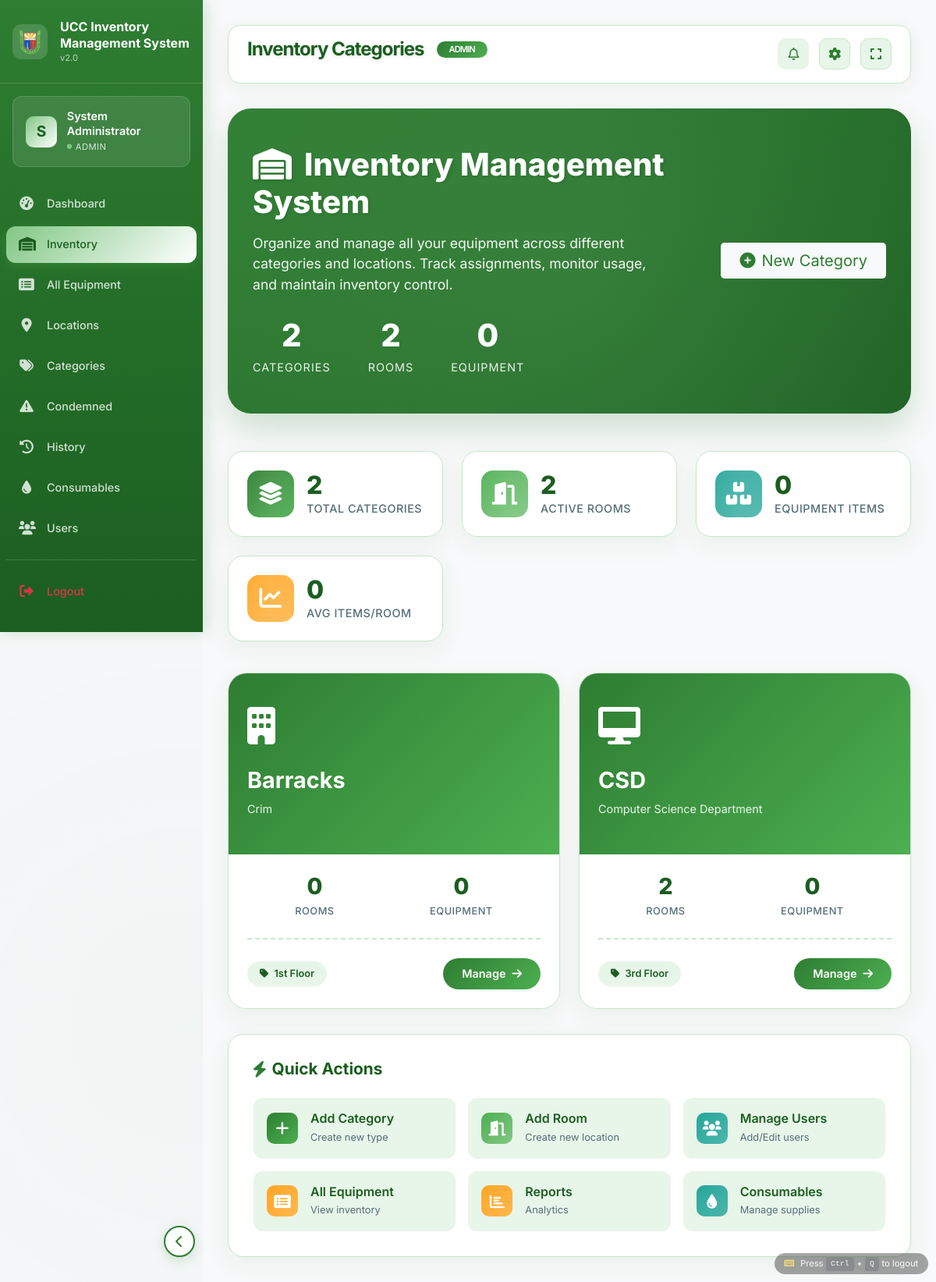
The app's page /admin/inventory_categories.php (signed in) with its own data.
### tables this page shows
CREATE TABLE `location_types` (
  `id` int(11) NOT NULL,
  `type_code` varchar(50) NOT NULL,
  `type_name` varchar(100) NOT NULL,
  `description` text DEFAULT NULL,
  `icon_class` varchar(50) DEFAULT 'fa-building',
  `color_primary` varchar(7) DEFAULT '#008543',
  `color_secondary` varchar(7) DEFAULT '#20c997',
  `equipment_label` varchar(50) DEFAULT 'Equipment',
  `manager_title` varchar(50) DEFAULT 'Manager',
  `is_active` tinyint(1) DEFAULT 1,
  `created_at` timestamp NOT NULL DEFAULT current_timestamp(),
  `updated_at` timestamp NOT NULL DEFAULT current_timestamp() ON UPDATE current_timestamp()
);

### admin/inventory_categories.php (the view, shortened to what this page needs)
<?php
$database = new Database();
$db = $database->getConnection();
$query = "SELECT lt.*,
          COUNT(DISTINCT l.id) as room_count,
          COALESCE(SUM(
              CASE
                  WHEN lt.type_code = 'computer_lab' THEN (SELECT COUNT(*) FROM computer_inventory WHERE location_id = l.id)
                  WHEN lt.type_code = 'kitchen' THEN (SELECT COUNT(*) FROM kitchen_equipment WHERE location_id = l.id)
                  WHEN lt.type_code = 'office' THEN (SELECT COUNT(*) FROM office_equipment WHERE location_id = l.id)
                  WHEN lt.type_code = 'regular_lab' THEN (SELECT COUNT(*) FROM lab_equipment WHERE location_id = l.id)
                  ELSE (SELECT COUNT(*) FROM general_equipment WHERE location_id = l.id)
              END
          ), 0) as total_equipment
          FROM location_types lt
          LEFT JOIN locations l ON lt.id = l.location_type_id OR lt.type_code = l.location_type
          WHERE lt.is_active = 1
          GROUP BY lt.id
          ORDER BY lt.type_name";
$stmt = $db->prepare($query);
$stmt->execute();
$location_types = $stmt->fetchAll(PDO::FETCH_ASSOC);
$total_rooms = array_sum(array_column($location_types, 'room_count'));
$total_equipment = array_sum(array_column($location_types, 'total_equipment'));
include '../includes/header.php';
?>
<div class="inventory-hero">
    <div class="hero-content">
        <div class="row align-items-center">
            <div class="col-lg-8">
                <h1 class="hero-title">
                    <i class="fas fa-warehouse me-3"></i>Inventory Management System
                </h1>
                <p class="hero-subtitle">
                    Organize and manage all your equipment across different categories and locations.
                    Track assignments, monitor usage, and maintain inventory control.
                </p>
                <div class="hero-stats">
                    <div class="hero-stat-item">
                        <span class="hero-stat-number"><?php echo count($location_types); ?></span>
                        <span class="hero-stat-label">Categories</span>
                    </div>
                    <div class="hero-stat-item">
                        <span class="hero-stat-number"><?php echo $total_rooms; ?></span>
                        <span class="hero-stat-label">Rooms</span>
                    </div>
                    <div class="hero-stat-item">
                        <span class="hero-stat-number"><?php echo $total_equipment; ?></span>
                        <span class="hero-stat-label">Equipment</span>
                    </div>
                </div>
            </div>
            <div class="col-lg-4 text-lg-end">
                <a href="location_types.php" class="btn btn-light btn-lg px-4" style="color: var(--ucc-green-primary); border: none;">
                    <i class="fas fa-plus-circle me-2"></i>New Category
                </a>
            </div>
        </div>
    </div>
</div>
<?php if (empty($location_types)): ?>
<div class="empty-state">
    <div class="empty-state-icon">
        <i class="fas fa-box-open"></i>
    </div>
    <h3>No Inventory Categories Found</h3>
    <p>Get started by creating your first inventory category. Categories help you organize different types of equipment and locations.</p>
    <a href="location_types.php" class="btn-create">
        <i class="fas fa-plus-circle me-2"></i>Create Your First Category
    </a>
</div>
<?php else: ?>
<div class="stats-grid">
    <div class="stat-card">
        <div class="stat-icon primary">
            <i class="fas fa-layer-group"></i>
        </div>
        <div class="stat-content">
            <h3><?php echo count($location_types); ?></h3>
            <p>Total Categories</p>
        </div>
    </div>
    <div class="stat-card">
        <div class="stat-icon success">
            <i class="fas fa-door-open"></i>
        </div>
        <div class="stat-content">
            <h3><?php echo $total_rooms; ?></h3>
            <p>Active Rooms</p>
        </div>
    </div>
    <div class="stat-card">
        <div class="stat-icon info">
            <i class="fas fa-boxes"></i>
        </div>
        <div class="stat-content">
            <h3><?php echo $total_equipment; ?></h3>
            <p>Equipment Items</p>
        </div>
    </div>
    <div class="stat-card">
        <div class="stat-icon warning">
            <i class="fas fa-chart-line"></i>
        </div>
        <div class="stat-content">
            <h3><?php echo round(($total_rooms > 0 ? ($total_equipment / $total_rooms) : 0), 1); ?></h3>
            <p>Avg Items/Room</p>
        </div>
    </div>
</div>
<div class="categories-grid">
    <?php foreach ($location_types as $type): ?>
    <div class="category-card" onclick="window.location.href='inventory_rooms.php?category_id=<?php echo $type['id']; ?>'">
        <div class="category-header">
            <div class="category-icon">
                <i class="fas <?php echo $type['icon_class']; ?>"></i>
            </div>
            <h3 class="category-title"><?php echo htmlspecialchars($type['type_name']); ?></h3>
            <p class="category-desc"><?php echo htmlspecialchars($type['description'] ?: 'No description'); ?></p>
        </div>
        <div class="category-body">
            <div class="category-stats">
                <div class="category-stat">
                    <span class="category-stat-value"><?php echo $type['room_count']; ?></span>
                    <span class="category-stat-label">Rooms</span>
                </div>
                <div class="category-stat">
                    <span class="category-stat-value"><?php echo $type['total_equipment']; ?></span>
                    <span class="category-stat-label">Equipment</span>
                </div>
            </div>
            <div class="category-footer">
                <span class="category-badge">
                    <i class="fas fa-tag me-1"></i>
                    <?php echo htmlspecialchars($type['type_code']); ?>
                </span>
                <span class="category-btn">
                    Manage <i class="fas fa-arrow-right"></i>
                </span>
            </div>
        </div>
    </div>
    <?php endforeach; ?>
</div>
<div class="quick-actions-panel">
    <h5 class="quick-actions-title">
        <i class="fas fa-bolt" style="color: var(--ucc-green-primary);"></i>
        Quick Actions
    </h5>
    <div class="quick-actions-grid">
        <a href="location_types.php" class="quick-action-item">
            <div class="quick-action-icon primary">
                <i class="fas fa-plus"></i>
            </div>
            <div class="quick-action-content">
                <h6>Add Category</h6>
                <small>Create new type</small>
            </div>
        </a>
        <a href="locations.php" class="quick-action-item">
            <div class="quick-action-icon success">
                <i class="fas fa-door-open"></i>
            </div>
            <div class="quick-action-content">
                <h6>Add Room</h6>
                <small>Create new location</small>
            </div>
        </a>
        <a href="users.php" class="quick-action-item">
            <div class="quick-action-icon info">
                <i class="fas fa-users"></i>
            </div>
            <div class="quick-action-content">
                <h6>Manage Users</h6>
                <small>Add/Edit users</small>
            </div>
        </a>
        <a href="all_equipment.php" class="quick-action-item">
            <div class="quick-action-icon warning">
                <i class="fas fa-list-alt"></i>
            </div>
            <div class="quick-action-content">
                <h6>All Equipment</h6>
                <small>View inventory</small>
            </div>
        </a>
        <a href="inventory_monitor.php" class="quick-action-item">
            <div class="quick-action-icon" style="background: linear-gradient(135deg, #FFA726 0%, #FFB74D 100%);">
                <i class="fas fa-chart-bar"></i>
            </div>
            <div class="quick-action-content">
                <h6>Reports</h6>
                <small>Analytics</small>
            </div>
        </a>
        <a href="consumables.php" class="quick-action-item">
            <div class="quick-action-icon" style="background: linear-gradient(135deg, #26A69A 0%, #4DB6AC 100%);">
                <i class="fas fa-tint"></i>
            </div>
            <div class="quick-action-content">
                <h6>Consumables</h6>
                <small>Manage supplies</small>
            </div>
        </a>
    </div>
</div>
<?php endif; ?>
<?php include '../includes/footer.php'; ?>

### css/admin.css (style rules this page uses)
.stat-card { background: rgba(255, 255, 255, 0.95); backdrop-filter: blur(20px); border-radius: 20px; padding: 2rem; box-shadow: 0 8px 32px rgba(0, 0, 0, 0.08), 0 2px 8px rgba(0, 0, 0, 0.04), inset 0 1px 0 rgba(255, 255, 255, 0.8); border: 1px solid rgba(255, 255, 255, 0.2); transition: all 0.4s cubic-bezier(0.4, 0, 0.2, 1); display: flex; align-items: center; gap: 1.5rem; position: relative; overflow: hidden; }
.stat-card::before { content: ''; position: absolute; top: 0; left: 0; right: 0; height: 3px; background: linear-gradient(90deg, #008543, #20c997, #008543); transform: scaleX(0); transition: transform 0.4s cubic-bezier(0.4, 0, 0.2, 1); }
.stat-icon { width: 70px; height: 70px; border-radius: 16px; display: flex; align-items: center; justify-content: center; color: white; font-size: 1.8rem; position: relative; overflow: hidden; }
.stat-icon::before { content: ''; position: absolute; top: -50%; left: -50%; width: 200%; height: 200%; background: linear-gradient(45deg, transparent, rgba(255, 255, 255, 0.1), transparent); transform: rotate(45deg); animation: iconShimmer 3s infinite; }
.stat-content h3 { font-size: 2.5rem; font-weight: 900; margin: 0; color: #2c3e50; text-shadow: 0 1px 2px rgba(0, 0, 0, 0.1); }
.stat-content p { margin: 0; color: #6c757d; font-weight: 600; font-size: 1rem; }
.stat-card:nth-child(odd) { animation: float 6s ease-in-out infinite; }
.stat-card:nth-child(even) { animation: float 6s ease-in-out infinite reverse; }

### includes/header.php (style rules this page uses)
:root { --ucc-green-primary: #2E7D32; --ucc-green-secondary: #4CAF50; --ucc-green-light: #81C784; --ucc-green-soft: #E8F5E9; --ucc-green-mint: #C8E6C9; --ucc-green-dark: #1B5E20; --ucc-white: #FFFFFF; --ucc-off-white: #F8F9FA; --ucc-gray-light: #F1F8E9; }
* { margin: 0; padding: 0; box-sizing: border-box; }
body { font-family: 'Inter', sans-serif; background: var(--ucc-off-white); overflow-x: hidden; }

### records on screen
location_types: type_name "Barracks", description "Crim", room_count "0", total_equipment "0", type_code "1st Floor"
location_types: type_name "CSD", description "Computer Science Department", room_count "2", total_equipment "0", type_code "3rd Floor"

### other values on screen
substr($_SESSION['full_name'], 0, 1) "S"
$_SESSION['full_name'] "System Administrator"
$_SESSION['role'] "ADMIN"
$page_title "Inventory Categories"
count($location_types) "2"
$total_rooms "2"
$total_equipment "0"
$total_rooms > 0 ? ($total_equipment / $total_rooms) : 0 "0"
